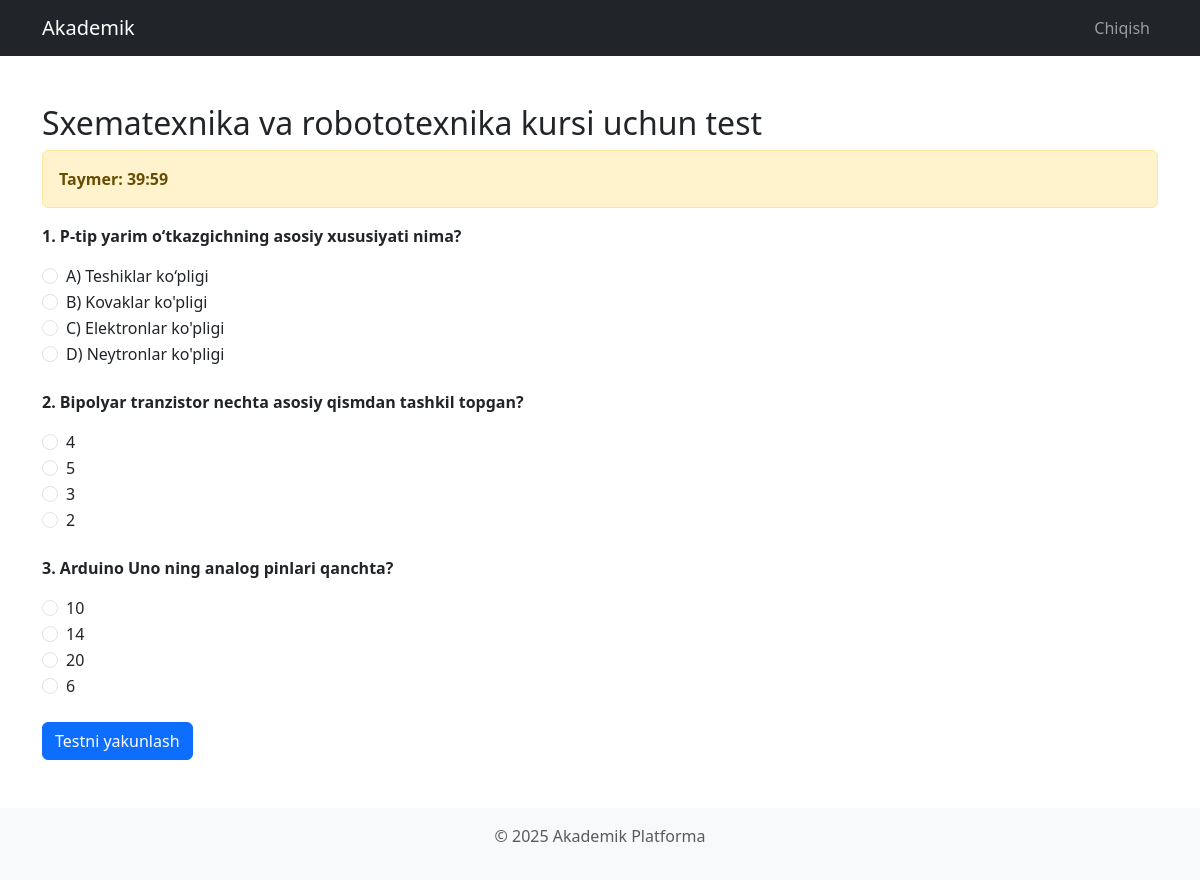
Page /Web_dasturlash_7_ballik_topshriq/quiz.php?course_id=3 (signed in) on the committed database.
### tables this page shows
CREATE TABLE `courses` (
  `id` int(11) NOT NULL,
  `title` varchar(255) NOT NULL,
  `description` text NOT NULL,
  `teacher_id` int(11) DEFAULT NULL
);

CREATE TABLE `questions` (
  `id` int(11) NOT NULL,
  `course_id` int(11) DEFAULT NULL,
  `question` text NOT NULL,
  `option1` varchar(255) NOT NULL,
  `option2` varchar(255) NOT NULL,
  `option3` varchar(255) NOT NULL,
  `option4` varchar(255) NOT NULL,
  `correct_option` tinyint(4) NOT NULL,
  `teacher_id` int(11) DEFAULT NULL,
  `test_id` int(11) NOT NULL
);

### Web_dasturlash_7_ballik_topshriq/quiz.php (the view, shortened to what this page needs)
<?php
include("config.php");
$course_id = isset($_GET['course_id']) ? (int)$_GET['course_id'] : (int)$_POST['course_id'];
$course = $conn->query("SELECT * FROM courses WHERE id = $course_id")->fetch_assoc();
include("templates/header.php");
?>
<div class="container mt-5">
    <h2><?= htmlspecialchars($course['title']) ?> kursi uchun test</h2>
    <div class="alert alert-warning"><strong>Taymer: <span id="timer"></span></strong></div>
    <form method="POST" id="testForm">
        <?php
        $questions = $conn->query("SELECT * FROM questions WHERE course_id = $course_id");
        while ($q = $questions->fetch_assoc()): ?>
            <div class="mb-4">
                <p><strong><?= htmlspecialchars($q['question']) ?></strong></p>
                <?php for ($i = 1; $i <= 4; $i++): ?>
                    <div class="form-check">
                        <input type="radio" name="question_<?= $q['id'] ?>" value="<?= $i ?>" class="form-check-input" required>
                        <label class="form-check-label"><?= htmlspecialchars($q['option'.$i]) ?></label>
                    </div>
                <?php endfor; ?>
            </div>
        <?php endwhile; ?>
        <button type="submit" class="btn btn-primary">Testni yakunlash</button>
    </form>
</div>
<?php include("templates/footer.php"); ?>

### rows in the picture
courses: title "Sxematexnika va robototexnika"
questions: question "1. P-tip yarim o‘tkazgichning asosiy xususiyati nima?", option1 "A) Teshiklar ko‘pligi", option2 "B) Kovaklar ko'pligi", option3 "C) Elektronlar ko'pligi", option4 "D) Neytronlar ko'pligi"
questions: question "2. Bipolyar tranzistor nechta asosiy qismdan tashkil topgan?", option1 "4", option2 "5", option3 "3", option4 "2"
questions: question "3. Arduino Uno ning analog pinlari qanchta?", option1 "10", option2 "14", option3 "20", option4 "6"
